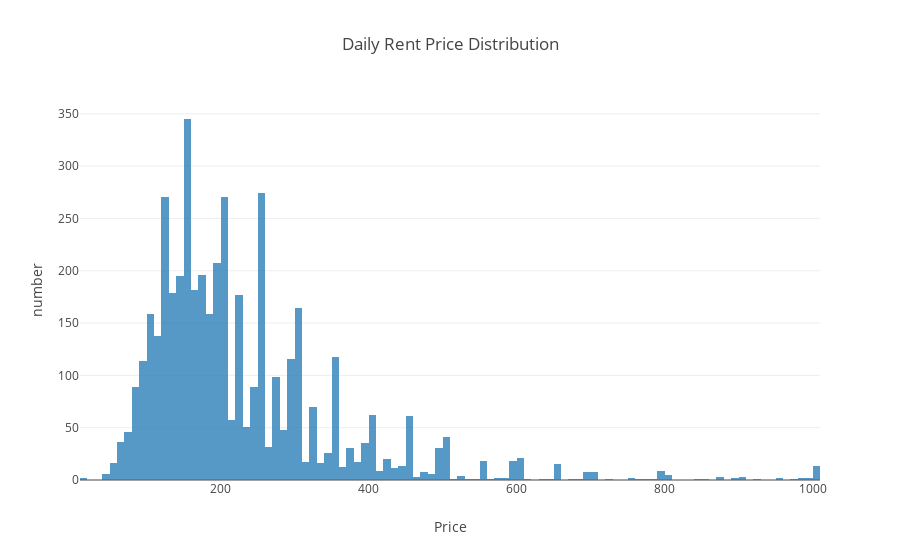

The notebook cell this image was saved under:
### Markdown cell above
### 4.1 Visualization of Airbnb Dataset

### Code cell
## Distribution of all the daily rent price in NYC
config = {
    'x':airbnb_clean.price,
    'title':'Daily Rent Price Distribution',
    'xaxis':'Price',
    'yaxis':'number'
}
lib.plot_hist(config)

### Figure 1 — Plotly figure (JSON) as saved in the notebook; plotly's stock layout.template omitted (floating-point values rounded to 4 significant figures; data arrays with more than 128 entries replaced by an {"elided": "..."} marker saying what was removed)
{"data": [{"opacity": 0.75, "type": "histogram", "uid": "600a9728-241a-11e9-82c9-e442a6d9dd47", "x": {"elided": "4478 int values"}}], "layout": {"title": "Daily Rent Price Distribution", "xaxis": {"title": "Price"}, "yaxis": {"title": "number"}}}
